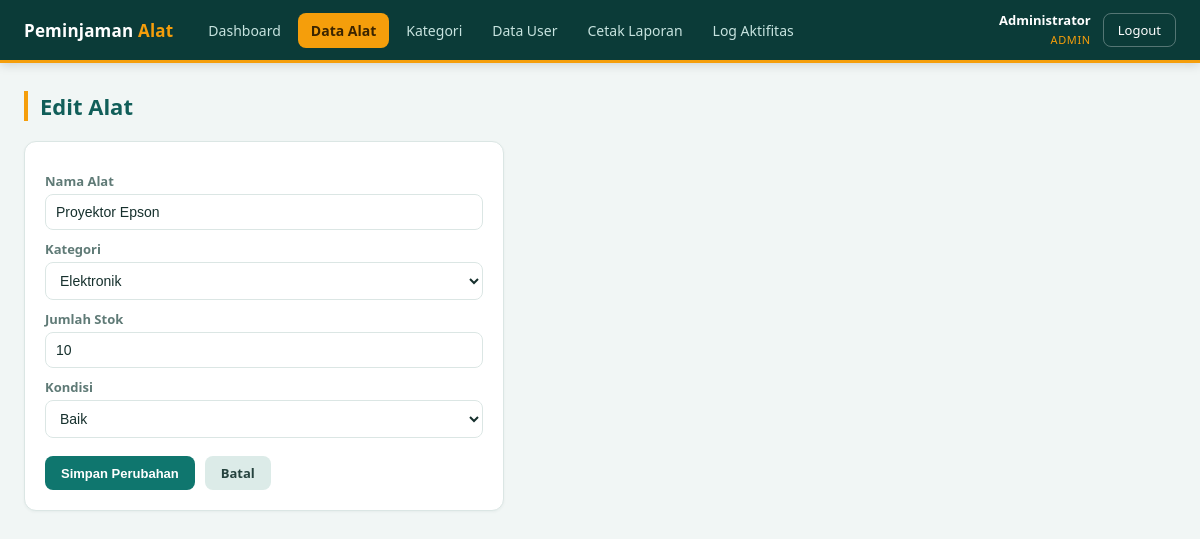
/alat/edit.php?id=1 (signed in), run on the app's committed database.
### tables this page shows
CREATE TABLE `tb_alat` (
  `id_alat` int(11) NOT NULL AUTO_INCREMENT,
  `id_kategori` int(11) NOT NULL,
  `nama_alat` varchar(100) NOT NULL,
  `jumlah_stok` int(11) NOT NULL,
  `kondisi` varchar(30) NOT NULL,
  PRIMARY KEY (`id_alat`),
  KEY `id_kategori` (`id_kategori`),
  CONSTRAINT `fk_alat_kategori` FOREIGN KEY (`id_kategori`) REFERENCES `tb_kategori` (`id_kategori`) ON DELETE RESTRICT ON UPDATE CASCADE
);

CREATE TABLE `tb_kategori` (
  `id_kategori` int(11) NOT NULL AUTO_INCREMENT,
  `nama_kategori` varchar(50) NOT NULL,
  `lokasi_penyimpanan` varchar(50) NOT NULL,
  `penanggung_jawab` varchar(50) NOT NULL,
  `keterangan` text NOT NULL,
  PRIMARY KEY (`id_kategori`)
);

### config/fungsi.php (called while the page is built, shortened)
<?php
function e(?string $val): string
{
    return htmlspecialchars($val ?? '', ENT_QUOTES, 'UTF-8');
}

### alat/edit.php (the view, shortened to what this page needs)
<?php
require_once __DIR__ . '/../config/koneksi.php';
require_once __DIR__ . '/../config/fungsi.php';
$id = (int)($_GET['id'] ?? $_POST['id_alat'] ?? 0);
$stmt = $pdo->prepare('SELECT * FROM tb_alat WHERE id_alat = :id');
$stmt->execute([':id' => $id]);
$alat = $stmt->fetch();
$kategoriList = $pdo->query('SELECT id_kategori, nama_kategori FROM tb_kategori ORDER BY nama_kategori')->fetchAll();
require __DIR__ . '/../config/partial_header.php';
?>
<div class="card" style="max-width:480px">
  <form method="post">
    <label>Nama Alat</label>
    <input type="text" name="nama_alat" required value="<?= e($alat['nama_alat']) ?>">
    <label>Kategori</label>
    <select name="id_kategori" required>
      <?php foreach ($kategoriList as $k): ?>
        <option value="<?= (int)$k['id_kategori'] ?>" <?= $k['id_kategori'] == $alat['id_kategori'] ? 'selected' : '' ?>><?= e($k['nama_kategori']) ?></option>
      <?php endforeach; ?>
    </select>
    <label>Jumlah Stok</label>
    <input type="number" name="jumlah_stok" min="0" required value="<?= e((string)$alat['jumlah_stok']) ?>">
    <label>Kondisi</label>
    <select name="kondisi">
      <?php foreach (['Baik', 'Rusak Ringan', 'Rusak Berat'] as $opt): ?>
        <option <?= $alat['kondisi'] === $opt ? 'selected' : '' ?>><?= $opt ?></option>
      <?php endforeach; ?>
    </select>
    <div class="form-actions">
      <button type="submit" class="btn btn-primary">Simpan Perubahan</button>
      <a href="index.php" class="btn btn-muted">Batal</a>
    </div>
  </form>
</div>
<?php require __DIR__ . '/../config/partial_footer.php'; ?>

### assets/style.css (style rules this page uses)
:root { --primary:#0f766e; --primary-dark:#115e59; --primary-soft:#ccfbf1; --accent:#f59e0b; --danger:#dc2626; --success:#16a34a; --bg:#f1f6f5; --card:#ffffff; --border:#dbe6e4; --text:#16302d; --muted:#5f7a76; --nav-bg:#0b3b38; --nav-text:#c7e3df; --radius:12px; }
* { box-sizing:border-box }
body { margin:0;font-family:'Segoe UI',system-ui,Arial,sans-serif;background:var(--bg);color:var(--text) }
a { color:var(--primary);text-decoration:none }
.card { background:var(--card);border:1px solid var(--border);border-radius:var(--radius);padding:20px;margin-bottom:20px; box-shadow:0 1px 3px rgba(15,60,56,.05);overflow-x:auto }
.btn { display:inline-block;padding:8px 16px;border-radius:8px;border:none;cursor:pointer;font-size:13px;font-weight:600;transition:filter .15s,background .15s }
.btn-primary { background:var(--primary);color:#fff }
.btn-muted { background:#dcebe8;color:#25423e }
label { display:block;font-size:13px;margin:10px 0 4px;font-weight:600;color:var(--muted) }
input,select,textarea { width:100%;padding:9px 10px;border:1px solid var(--border);border-radius:8px;font-size:14px;background:#fff;color:var(--text) }
.form-actions { margin-top:18px;display:flex;gap:10px }

### data on the page
tb_alat: nama_alat "Proyektor Epson", id_kategori "Elektronik", jumlah_stok "10", kondisi "Baik"

### other printed values
$m['label'] "Dashboard"
$m['label'] "Data Alat"
$m['label'] "Kategori"
$m['label'] "Data User"
$m['label'] "Cetak Laporan"
$m['label'] "Log Aktifitas"
$_SESSION['nama_lengkap'] "Administrator"
$role "ADMIN"
$pageTitle "Edit Alat"
